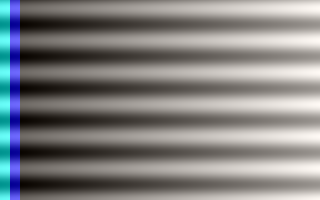
#> input picture outputs/sample.png, 320 x 200 px
$ python image_processing_intro.py --image outputs/sample.png
#> lines starting #> are read from the running program, lines starting #| are printed output that depends on the picture; after the words box and inside, x2 and y2 are one past the last pixel; in counts of white or black regions, pixels touching at a corner belong together
#!/usr/bin/env python3
import argparse
import os
from pathlib import Path

import numpy as np

# Use non-interactive backend suitable for headless environments
import matplotlib
matplotlib.use("Agg")
import matplotlib.pyplot as plt

from PIL import Image
import cv2


ASCII_CHARS = "@%#*+=-:. "


def ensure_output_dir(output_dir: Path) -> None:
    output_dir.mkdir(parents=True, exist_ok=True)


def generate_synthetic_image(width: int = 320, height: int = 200) -> Image.Image:
    # Horizontal gradient
    x = np.linspace(0, 255, width, dtype=np.uint8)
    gradient = np.tile(x, (height, 1))

    # Add a vertical sine wave pattern for interest
    y = np.arange(height).reshape(-1, 1)
    sine = (127.5 * (1 + np.sin(2 * np.pi * y / 32))).astype(np.uint8)
    pattern = np.clip(0.6 * gradient + 0.4 * sine, 0, 255).astype(np.uint8)

    # Create RGB by stacking with phase shifts
    img_rgb = np.stack([
        pattern,
        np.roll(pattern, shift=10, axis=1),
        np.roll(pattern, shift=20, axis=1),
    ], axis=2)

    return Image.fromarray(img_rgb, mode="RGB")


def pil_read_image(image_path: Path) -> Image.Image:
    img = Image.open(image_path).convert("RGB")
    return img


def cv2_read_image(image_path: Path) -> np.ndarray:
    bgr = cv2.imread(str(image_path), cv2.IMREAD_COLOR)
    if bgr is None:
        raise FileNotFoundError(f"Failed to read image with OpenCV: {image_path}")
    return bgr


def convert_to_numpy_from_pil(img_pil: Image.Image) -> np.ndarray:
    return np.array(img_pil)  # RGB, shape (H, W, 3)


def convert_bgr_to_rgb(img_bgr: np.ndarray) -> np.ndarray:
    return cv2.cvtColor(img_bgr, cv2.COLOR_BGR2RGB)


def to_grayscale_rgb(img_rgb: np.ndarray) -> np.ndarray:
    return cv2.cvtColor(img_rgb, cv2.COLOR_RGB2GRAY)


def image_to_ascii(gray: np.ndarray, width: int = 80) -> str:
    if gray.ndim != 2:
        raise ValueError("ASCII conversion expects a 2D grayscale array")

    h, w = gray.shape
    if w == 0 or h == 0:
        return ""

    # Characters are taller than wide; adjust height to preserve aspect
    aspect = h / float(w)
    new_w = max(4, width)
    new_h = max(1, int(aspect * new_w * 0.55))

    # Resize using PIL for demonstration
    pil_gray = Image.fromarray(gray, mode="L")
    pil_small = pil_gray.resize((new_w, new_h), resample=Image.BILINEAR)
    small = np.array(pil_small)

    idx = (small.astype(np.float32) / 255.0 * (len(ASCII_CHARS) - 1)).astype(np.int32)
    lines = ["".join(ASCII_CHARS[i] for i in row) for row in idx]
    return "\n".join(lines)


def plot_and_save(img_rgb: np.ndarray, gray: np.ndarray, edges: np.ndarray, out_path: Path) -> None:
    fig, axes = plt.subplots(1, 3, figsize=(12, 4))

    axes[0].imshow(img_rgb)
    axes[0].set_title("Original (RGB)")
    axes[0].axis("off")

    axes[1].imshow(gray, cmap="gray")
    axes[1].set_title("Grayscale")
    axes[1].axis("off")

    axes[2].imshow(edges, cmap="gray")
    axes[2].set_title("Canny Edges")
    axes[2].axis("off")

    plt.tight_layout()
    fig.savefig(out_path, dpi=150)
    plt.close(fig)


def print_array_info(name: str, arr: np.ndarray) -> None:
    print(f"{name}: shape={arr.shape}, dtype={arr.dtype}, min={arr.min()}, max={arr.max()}")


def main() -> None:
    parser = argparse.ArgumentParser(description="Intro to image processing with PIL and OpenCV")
    parser.add_argument("--image", type=str, default="", help="Path to an input image. If omitted, a synthetic sample is used.")
    parser.add_argument("--ascii-width", type=int, default=100, help="Width (characters) for ASCII rendering in console")
    parser.add_argument("--out-dir", type=str, default="outputs", help="Directory to save outputs")
    args = parser.parse_args()

    out_dir = Path(args.out_dir)
    ensure_output_dir(out_dir)

    if args.image:
        image_path = Path(args.image)
        if not image_path.exists():
            raise FileNotFoundError(f"Image not found: {image_path}")
        img_pil = pil_read_image(image_path)
#> in pil_read_image, img is the input picture: PIL image 320x200 RGB; mean R, G, B 127.8, 127.8, 127.8
    else:
        img_pil = generate_synthetic_image()
        sample_path = out_dir / "sample.png"
        img_pil.save(sample_path)
        print(f"No --image provided. Generated synthetic sample at: {sample_path}")

    # PIL -> numpy (RGB)
    img_rgb_from_pil = convert_to_numpy_from_pil(img_pil)
    print_array_info("PIL->numpy RGB", img_rgb_from_pil)
#| PIL->numpy RGB: shape=(200, 320, 3), dtype=uint8, min=0, max=255

    # OpenCV read (BGR) for comparison
    # Save a temp file to ensure consistent source for cv2 when synthetic
    tmp_path = out_dir / "tmp_for_cv2.png"
    img_pil.save(tmp_path)
    img_bgr_from_cv2 = cv2_read_image(tmp_path)
    print_array_info("cv2 BGR", img_bgr_from_cv2)
#| cv2 BGR: shape=(200, 320, 3), dtype=uint8, min=0, max=255

    # Convert BGR->RGB for visualization
    img_rgb_from_cv2 = convert_bgr_to_rgb(img_bgr_from_cv2)

    # Use cv2 pipeline for grayscale and edges
    gray = to_grayscale_rgb(img_rgb_from_cv2)
#> in to_grayscale_rgb, `return cv2.cvtColor(img_rgb, cv2.COLOR_RGB2GRAY)`:
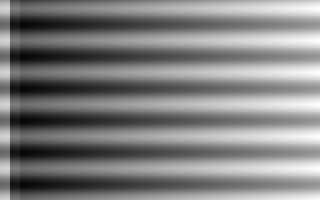
#> returned value: shape (200, 320); min 5, max 251, mean 127.9
    edges = cv2.Canny(gray, 100, 200)
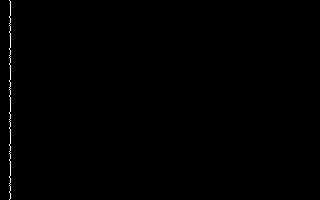
#> edges: shape (200, 320); 0.31% white in thin lines or dots, all inside (x1, y1, x2, y2) = (9, 0, 11, 200)

    # Console ASCII visualization
    ascii_art = image_to_ascii(gray, width=args.ascii_width)
#> in image_to_ascii, `pil_small = pil_gray.resize((new_w, new_h), resample=Image.BILINEAR)`:
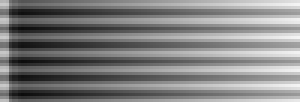
#> pil_small: PIL image 100x34 L (shown 3 times larger); min 12, max 244, mean 127.9
#> in image_to_ascii, `idx = (small.astype(np.float32) / 255.0 * (len(ASCII_CHARS) - 1)).asty..`:
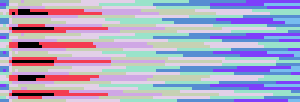
#> idx: shape (34, 100) int32 (shown 3 times larger); 9 distinct labels, from 0 to 8; one colour per label, 0 black
    print("\nASCII visualization (grayscale):")
    print(ascii_art)

    # Save individual artifacts
    Image.fromarray(img_rgb_from_pil).save(out_dir / "original_rgb.png")
    Image.fromarray(gray).save(out_dir / "grayscale.png")
    Image.fromarray(edges).save(out_dir / "edges_canny.png")

    # Plot and save comparison figure
    plot_and_save(img_rgb_from_pil, gray, edges, out_dir / "overview.png")

    print(f"\nSaved outputs to: {out_dir.resolve()}")
    print("- original_rgb.png")
    print("- grayscale.png")
    print("- edges_canny.png")
    print("- overview.png")


if __name__ == "__main__":
    main()
